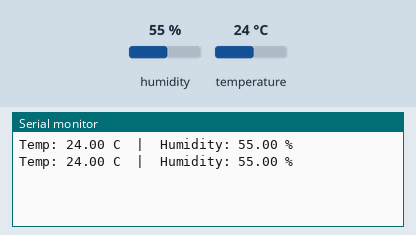
Recording of a sketch running on a simulated Arduino Uno, built with avr-gcc and run on an emulated ATmega328P. Parts: the last lines printed to the serial monitor. Inputs (shaded band) come from the test bench; at power-on: humidity 55 %, temperature 24 °C.

Above: at 4.8 s.
4.9 s: humidity set to 22 %
At 6.4 s:
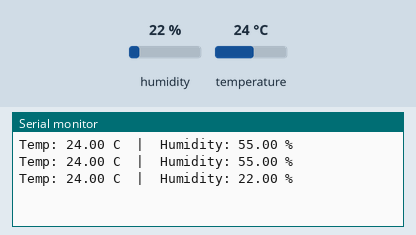
7.9 s: temperature set to 12 °C
At 9.3 s:
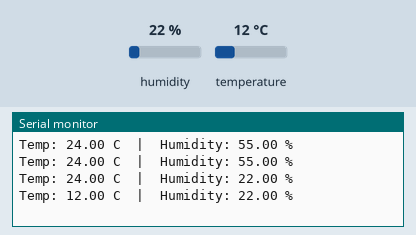
10.9 s: humidity set to 40 %
At 12.8 s:
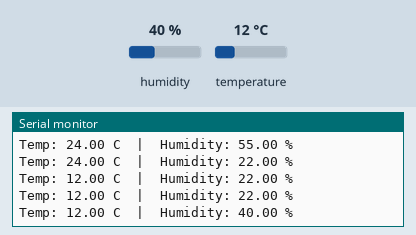
Timing chart, 0 to 14.3 s (numbered marks = the images above; inputs shaded):
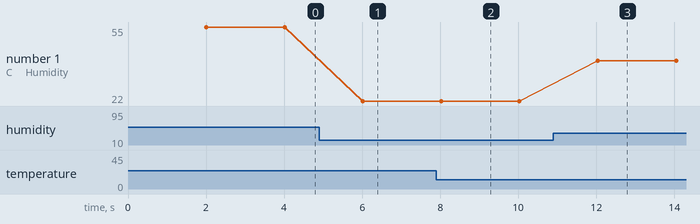

The sketch:

week2-dht22.ino
```cpp
// Week 2 - DHT22 (AM2302) temperature + humidity on GPIO4
// Wiring: sensor + -> 3V3, sensor out -> GPIO4, sensor - -> GND
// Libraries: "DHT sensor library" (Adafruit) + "Adafruit Unified Sensor"
#include "DHT.h"

#define DHTPIN 4
#define DHTTYPE DHT22

DHT dht(DHTPIN, DHTTYPE);

void setup() {
  Serial.begin(115200);
  dht.begin();
}

void loop() {
  delay(2000);  // the sensor needs about 2 s between readings
  float h = dht.readHumidity();
  float t = dht.readTemperature();

  if (isnan(h) || isnan(t)) {
    Serial.println("Failed to read from DHT sensor!");
    return;
  }

  Serial.print("Temp: ");
  Serial.print(t);
  Serial.print(" C  |  Humidity: ");
  Serial.print(h);
  Serial.println(" %");
}
```

Measured:
- after the input at 4.9 s, the serial monitor: prints a new line after 1.1 s (image 1)
- after the input at 7.9 s, the serial monitor: prints a new line after 0.12 s (image 2)
- after the input at 10.9 s, the serial monitor: prints a new line after 1.1 s (image 3)
- plotted number 1: 55 → 22 after the input at 4.9 s, 22 → 40 after the input at 10.9 s
